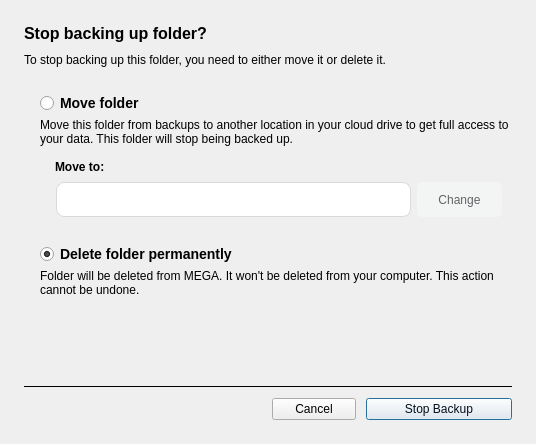
<?xml version="1.0" encoding="UTF-8"?>
<ui version="4.0">
 <class>RemoveBackupDialog</class>
 <widget class="QDialog" name="RemoveBackupDialog">
  <property name="geometry">
   <rect>
    <x>0</x>
    <y>0</y>
    <width>536</width>
    <height>444</height>
   </rect>
  </property>
  <property name="minimumSize">
   <size>
    <width>536</width>
    <height>350</height>
   </size>
  </property>
  <property name="windowTitle">
   <string>Stop backup</string>
  </property>
  <property name="styleSheet">
   <string notr="true">/*ColorTokenIcon;Button;bConfirm;normal;off;colorToken.text-inverse-accent*/
/*ColorTokenIcon;Button;bConfirm;disabled;off;colorToken.text-inverse-accent*/
/*ColorTokenIcon;Button;bConfirm;active;off;colorToken.text-inverse-accent*/
/*ColorTokenIcon;Button;bConfirm;selected;off;colorToken.text-inverse-accent*/

#lTitle
{
font-weight: 600;
font-size:16px;
}

#bConfirm
{
color: #04101E; /*colorToken.text-inverse-accent*/
background-color:  #F4F4F5; /*colorToken.button-primary*/
}

#rMoveFolder, #rDeleteFolder
{
font-weight: 600;
font-size:14px;
}

#lDeleteFolder, #lMoveFolder
{
font-weight: 400;
font-size:12px;
}

#lTarget
{
border-radius: 8px;
border-style: solid;
border-width: 1px;
background: #FFFFFF; /* colorToken.page-background*/
padding-left: 10px;
}

#lTarget::enabled
{
border-color: #D8D9DB; /*colorToken.border-strong*/
}

#lTarget::disabled
{
border-color: #D8D9DB; /*colorToken.border-disabled*/
}

#lMoveTo
{
font-weight: 600;
font-size:12px;
}

#moveToContainer *::disabled
{
color: rgba(0, 0, 0, 0.2)
}

#bChange
{
background-color:  #F3F4F4; /*colorToken.button-secondary*/
color: #616366; /*colorToken.text-secondary*/
border-color:  #F3F4F4; /*colorToken.button-secondary*/
border-width: 0px;
border-style: solid;
border-radius: 5px;
padding: 3px 10px 3px 10px;
}</string>
  </property>
  <layout class="QVBoxLayout" name="verticalLayout">
   <property name="spacing">
    <number>10</number>
   </property>
   <property name="leftMargin">
    <number>24</number>
   </property>
   <property name="topMargin">
    <number>24</number>
   </property>
   <property name="rightMargin">
    <number>24</number>
   </property>
   <property name="bottomMargin">
    <number>24</number>
   </property>
   <item>
    <widget class="QLabel" name="lTitle">
     <property name="text">
      <string>Stop backing up folder?</string>
     </property>
    </widget>
   </item>
   <item>
    <widget class="QLabel" name="lSecondaryText">
     <property name="text">
      <string>To stop backing up this folder, you need to either move it or delete it.</string>
     </property>
     <property name="wordWrap">
      <bool>true</bool>
     </property>
    </widget>
   </item>
   <item>
    <layout class="QVBoxLayout" name="verticalLayout_2">
     <property name="spacing">
      <number>4</number>
     </property>
     <property name="leftMargin">
      <number>16</number>
     </property>
     <property name="topMargin">
      <number>15</number>
     </property>
     <property name="bottomMargin">
      <number>15</number>
     </property>
     <item>
      <widget class="QRadioButton" name="rMoveFolder">
       <property name="text">
        <string>Move folder</string>
       </property>
      </widget>
     </item>
     <item>
      <widget class="QLabel" name="lMoveFolder">
       <property name="minimumSize">
        <size>
         <width>0</width>
         <height>0</height>
        </size>
       </property>
       <property name="text">
        <string>Move this folder from backups to another location in your cloud drive to get full access to your data. This folder will stop being backed up.</string>
       </property>
       <property name="wordWrap">
        <bool>true</bool>
       </property>
      </widget>
     </item>
     <item>
      <widget class="QWidget" name="moveToContainer" native="true">
       <property name="minimumSize">
        <size>
         <width>0</width>
         <height>69</height>
        </size>
       </property>
       <layout class="QVBoxLayout" name="verticalLayout_3">
        <property name="leftMargin">
         <number>15</number>
        </property>
        <property name="bottomMargin">
         <number>1</number>
        </property>
        <item>
         <widget class="QLabel" name="lMoveTo">
          <property name="maximumSize">
           <size>
            <width>16777215</width>
            <height>30</height>
           </size>
          </property>
          <property name="text">
           <string>Move to:</string>
          </property>
         </widget>
        </item>
        <item>
         <layout class="QHBoxLayout" name="horizontalLayout">
          <property name="leftMargin">
           <number>1</number>
          </property>
          <property name="topMargin">
           <number>1</number>
          </property>
          <property name="rightMargin">
           <number>1</number>
          </property>
          <property name="bottomMargin">
           <number>1</number>
          </property>
          <item>
           <widget class="QLineEdit" name="lTarget">
            <property name="minimumSize">
             <size>
              <width>0</width>
              <height>35</height>
             </size>
            </property>
            <property name="maximumSize">
             <size>
              <width>16777215</width>
              <height>35</height>
             </size>
            </property>
            <property name="text">
             <string/>
            </property>
           </widget>
          </item>
          <item>
           <widget class="QPushButton" name="bChange">
            <property name="minimumSize">
             <size>
              <width>85</width>
              <height>35</height>
             </size>
            </property>
            <property name="maximumSize">
             <size>
              <width>16777215</width>
              <height>35</height>
             </size>
            </property>
            <property name="text">
             <string>Change</string>
            </property>
           </widget>
          </item>
         </layout>
        </item>
       </layout>
      </widget>
     </item>
     <item>
      <spacer name="verticalSpacer">
       <property name="orientation">
        <enum>Qt::Orientation::Vertical</enum>
       </property>
       <property name="sizeType">
        <enum>QSizePolicy::Policy::Fixed</enum>
       </property>
       <property name="sizeHint" stdset="0">
        <size>
         <width>10</width>
         <height>20</height>
        </size>
       </property>
      </spacer>
     </item>
     <item>
      <widget class="QRadioButton" name="rDeleteFolder">
       <property name="text">
        <string>Delete folder permanently</string>
       </property>
       <property name="checked">
        <bool>true</bool>
       </property>
      </widget>
     </item>
     <item>
      <widget class="QLabel" name="lDeleteFolder">
       <property name="text">
        <string>Folder will be deleted from MEGA. It won't be deleted from your computer. This action cannot be undone.</string>
       </property>
       <property name="wordWrap">
        <bool>true</bool>
       </property>
      </widget>
     </item>
     <item>
      <spacer name="verticalSpacer_2">
       <property name="orientation">
        <enum>Qt::Orientation::Vertical</enum>
       </property>
       <property name="sizeHint" stdset="0">
        <size>
         <width>20</width>
         <height>0</height>
        </size>
       </property>
      </spacer>
     </item>
    </layout>
   </item>
   <item>
    <widget class="Line" name="line">
     <property name="frameShadow">
      <enum>QFrame::Shadow::Plain</enum>
     </property>
     <property name="orientation">
      <enum>Qt::Orientation::Horizontal</enum>
     </property>
    </widget>
   </item>
   <item>
    <layout class="QHBoxLayout" name="horizontalLayout_2">
     <property name="spacing">
      <number>10</number>
     </property>
     <property name="bottomMargin">
      <number>0</number>
     </property>
     <item>
      <spacer name="horizontalSpacer">
       <property name="orientation">
        <enum>Qt::Orientation::Horizontal</enum>
       </property>
       <property name="sizeHint" stdset="0">
        <size>
         <width>40</width>
         <height>20</height>
        </size>
       </property>
      </spacer>
     </item>
     <item>
      <widget class="QPushButton" name="bCancel">
       <property name="minimumSize">
        <size>
         <width>84</width>
         <height>0</height>
        </size>
       </property>
       <property name="cursor">
        <cursorShape>PointingHandCursor</cursorShape>
       </property>
       <property name="text">
        <string>Cancel</string>
       </property>
       <property name="default">
        <bool>false</bool>
       </property>
       <property name="flat">
        <bool>false</bool>
       </property>
      </widget>
     </item>
     <item>
      <widget class="QPushButton" name="bConfirm">
       <property name="minimumSize">
        <size>
         <width>146</width>
         <height>0</height>
        </size>
       </property>
       <property name="cursor">
        <cursorShape>PointingHandCursor</cursorShape>
       </property>
       <property name="text">
        <string>Stop Backup</string>
       </property>
       <property name="icon">
        <iconset resource="../../../../gui/Resources.qrc">
         <normaloff>:/images/minus-circle.svg</normaloff>:/images/minus-circle.svg</iconset>
       </property>
       <property name="default">
        <bool>true</bool>
       </property>
       <property name="flat">
        <bool>false</bool>
       </property>
      </widget>
     </item>
    </layout>
   </item>
  </layout>
 </widget>
 <resources>
  <include location="../../../../gui/Resources.qrc"/>
 </resources>
 <connections/>
</ui>
